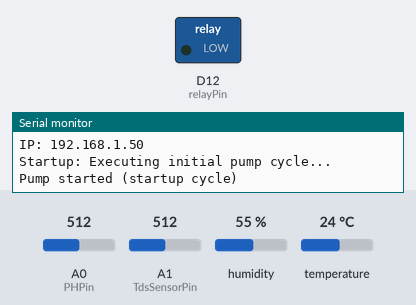
A sketch run on a simulated Arduino Uno R4 WiFi. Shown: switched loads named in the sketch (green lamp = pin HIGH), the last lines printed to the serial monitor. The test bench sets the inputs (shaded band); at power-on: A0 (PHPin) = 512, A1 (TdsSensorPin) = 512, humidity 55 %, temperature 24 °C. WiFi joins after 1.5 s; servers stay silent unless stated; web services answer with replies made up by the test bench.

Above: at 2.6 s.
At 63.0 s:
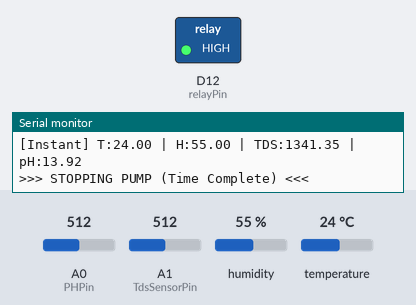
Timing chart, 0 to 64.5 s (numbered marks = the images above):
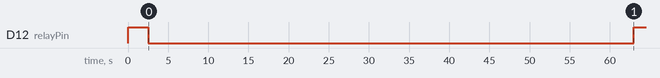

The sketch:

Merge_fix_code.ino
```cpp
#include <EEPROM.h>
#include "GravityTDS.h"
#include <DHT.h>
#include <WiFiS3.h>

// --- ⚙️ PIN & SENSOR CONFIG ---
#define DHTPIN 2
#define DHTTYPE DHT22

#define PHPin A0
#define TdsSensorPin A1
#define relayPin 12

// --- 🔧 RELAY CONFIGURATION ---
#define RELAY_ON  LOW
#define RELAY_OFF HIGH

// --- 📶 CREDENTIALS ---
const char* ssid = "x";
const char* password = "y";

// ThingSpeak credentials
const char* serverHost = "api.thingspeak.com";
const char* apiKey = "z";

WiFiClient client;
DHT dht(DHTPIN, DHTTYPE);
GravityTDS gravityTds;

// --- 🧪 SENSOR VARIABLES ---
const int ph_Pin = PHPin;
float pHValue = 0;
float PH_step;
int nilai_analog_PH;
double TeganganPh;
float PH4 = 3.69;
float PH7 = 3.33;

// --- 📡 CONNECTION CONTROL ---
const unsigned long WIFI_CONNECT_TIMEOUT_MS = 15000;
const unsigned long WIFI_RETRY_INTERVAL_MS  = 30000;
unsigned long lastConnectAttempt = 0;

// --- 💦 PUMP & RELAY CONTROL ---
const unsigned long wateringInterval = 3600000;  // 1 hour
const unsigned long PUMP_RUN_DURATION = 60000;   // 60 seconds
const float TEMP_THRESHOLD = 35.0;               // 35°C

// 🆕 LIMITER / COOLDOWN
const unsigned long THERMAL_COOLDOWN = 1800000;  // 30 minutes

// State Variables
unsigned long lastWateredTime = 0;
unsigned long pumpStartTime = 0;
bool pumpRunning = false;

// --- ☁️ THINGSPEAK UPLOAD CONTROL ---
unsigned long lastUploadTime = 0;
const unsigned long uploadInterval = 3600000;    // 60 min

// --- 📊 SENSOR READING STRUCT ---
struct SensorReading {
  float temperature;
  float humidity;
  float tds;
  float ph;
};

// --- 🛠 HELPER FUNCTIONS ---
const char* wifiStatusToString(int s) {
  switch (s) {
    case WL_IDLE_STATUS: return "WL_IDLE_STATUS";
    case WL_NO_SSID_AVAIL: return "WL_NO_SSID_AVAIL";
    case WL_SCAN_COMPLETED: return "WL_SCAN_COMPLETED";
    case WL_CONNECTED: return "WL_CONNECTED";
    case WL_CONNECT_FAILED: return "WL_CONNECT_FAILED";
    case WL_CONNECTION_LOST: return "WL_CONNECTION_LOST";
    case WL_DISCONNECTED: return "WL_DISCONNECTED";
    default: return "UNKNOWN_STATUS";
  }
}

void flushResponse() {
  unsigned long timeout = millis();
  while (client.connected() && !client.available()) {
    if (millis() - timeout > 2000) break;
  }
  while (client.available()) {
    client.read();
  }
}

void sendPumpStatus(int state) {
  if (WiFi.status() == WL_CONNECTED) {
    if (client.connect(serverHost, 80)) {
      String getData = "GET /update?api_key=";
      getData += apiKey;
      getData += "&field5=" + String(state);
      getData += " HTTP/1.1\r\nHost: ";
      getData += serverHost;
      getData += "\r\nConnection: close\r\n\r\n";
      client.print(getData);
      flushResponse();
      Serial.print(">> Pump Status ("); Serial.print(state); Serial.println(") sent & Socket cleared.");
    } else {
      Serial.println(">> Connection failed while sending Pump Status.");
    }
    client.stop();
  }
}

void printPumpCountdown(unsigned long currentRuntime) {
  static unsigned long lastPrint = 0;
  if (millis() - lastPrint >= 30000) {
    unsigned long remainingSeconds = (PUMP_RUN_DURATION - currentRuntime) / 1000;
    Serial.print("   [Status] Pump is running... ");
    Serial.print(remainingSeconds);
    Serial.println("s remaining.");
    lastPrint = millis();
  }
}

// --- 📊 UNIFIED SENSOR READING FUNCTION ---
SensorReading readSensors() {
  SensorReading reading;
  reading.temperature = dht.readTemperature();
  reading.humidity = dht.readHumidity();
  gravityTds.setTemperature(reading.temperature);
  gravityTds.update();
  reading.tds = gravityTds.getTdsValue();
  int adc = analogRead(ph_Pin);
  float voltage = 5.0 / 1024.0 * adc;
  reading.ph = (7.00 + ((PH7 - voltage) / PH_step));
  return reading;
}

// --- 🧠 CORE PUMP LOGIC ---
void managePumpLoop() {
  unsigned long currentMillis = millis();
  if (!pumpRunning) {
    if (currentMillis - lastWateredTime < THERMAL_COOLDOWN) return;

    float temperature = dht.readTemperature();
    if (isnan(temperature)) return;

    bool isTooHot       = (temperature > TEMP_THRESHOLD);
    bool isScheduleTime = (currentMillis - lastWateredTime >= wateringInterval);

    if (isTooHot || isScheduleTime) {
      Serial.println(">>> STARTING PUMP <<<");
      digitalWrite(relayPin, RELAY_ON);
      pumpRunning = true;
      pumpStartTime = currentMillis;
      lastWateredTime = currentMillis;
      sendPumpStatus(1);
    }
  }
  else {
    unsigned long runtime = currentMillis - pumpStartTime;
    if (runtime >= PUMP_RUN_DURATION) {
      Serial.println(">>> STOPPING PUMP (Time Complete) <<<");
      digitalWrite(relayPin, RELAY_OFF);
      pumpRunning = false;
      sendPumpStatus(0);
      lastUploadTime = millis();
    }
    else {
      printPumpCountdown(runtime);
    }
  }
}

void attemptConnectWiFi() {
  Serial.print("Connecting to WiFi '"); Serial.print(ssid); Serial.print("' ");
  WiFi.begin(ssid, password);
  unsigned long start = millis();
  while (WiFi.status() != WL_CONNECTED && (millis() - start) < WIFI_CONNECT_TIMEOUT_MS) {
    delay(500); Serial.print(".");
  }
  Serial.println();
  if (WiFi.status() == WL_CONNECTED) {
    Serial.println("Connected to WiFi!");
    Serial.print("IP: "); Serial.println(WiFi.localIP());
  } else {
    Serial.println("Failed to connect. Will retry later.");
    lastConnectAttempt = millis();
  }
}

void setup() {
  Serial.begin(9600);
  while (!Serial) { ; }
  Serial.println("\nSystem Startup...");

  dht.begin();
  PH_step = (PH4 - PH7) / 3.0;
  gravityTds.setPin(TdsSensorPin);
  gravityTds.setAref(5.0);
  gravityTds.setAdcRange(1024);
  gravityTds.begin();

  pinMode(relayPin, OUTPUT);
  digitalWrite(relayPin, RELAY_OFF);

  attemptConnectWiFi();
  delay(1000);

  Serial.println("Startup: Executing initial pump cycle...");
  digitalWrite(relayPin, RELAY_ON);
  pumpRunning = true;
  pumpStartTime = millis();
  lastWateredTime = millis();
  Serial.println("Pump started (startup cycle)");
  sendPumpStatus(1);
}

void loop() {

  if (WiFi.status() != WL_CONNECTED) {
    if (millis() - lastConnectAttempt >= WIFI_RETRY_INTERVAL_MS) {
      attemptConnectWiFi();
    }
  }

  managePumpLoop();

  // --- INSTANT READINGS (Serial Monitor Only) ---
  SensorReading instantReading = readSensors();
  Serial.print("[Instant] T:"); Serial.print(instantReading.temperature);
  Serial.print(" | H:"); Serial.print(instantReading.humidity);
  Serial.print(" | TDS:"); Serial.print(instantReading.tds);
  Serial.print(" | pH:"); Serial.println(instantReading.ph);

  // --- 📡 UPLOAD LOGIC (BURST SAMPLING) ---
  unsigned long currentMillis = millis();
  if (currentMillis - lastUploadTime >= uploadInterval && !pumpRunning) {
    if (WiFi.status() == WL_CONNECTED) {
      Serial.println("\n--- STARTING BURST SAMPLING FOR UPLOAD ---");

      float totalTemp = 0;
      float totalHum = 0;
      float totalPh = 0;
      float totalTds = 0;
      int samples = 5;

      // ⏱️ BURST LOOP: Gather 5 samples, 2 seconds apart
      for (int i = 0; i < samples; i++) {
        Serial.print("Gathering sample "); Serial.print(i + 1); Serial.print("/"); Serial.println(samples);

        // 1. Wait 2 seconds (but keep updating TDS sensor during wait)
        unsigned long startWait = millis();
        while(millis() - startWait < 2000) {
          gravityTds.update();
        }

        // 2. Read Sensors using unified function
        SensorReading reading = readSensors();

        // 3. Print sample values
        Serial.print("  T:"); Serial.print(reading.temperature);
        Serial.print(" | H:"); Serial.print(reading.humidity);
        Serial.print(" | TDS:"); Serial.print(reading.tds);
        Serial.print(" | pH:"); Serial.println(reading.ph);

        // 4. Accumulate readings
        totalTemp += reading.temperature;
        totalHum += reading.humidity;
        totalTds += reading.tds;
        totalPh += reading.ph;
      }

      // ➗ CALCULATE AVERAGES
      float avgTemp = totalTemp / samples;
      float avgHum  = totalHum / samples;
      float avgTds  = totalTds / samples;
      float avgPh   = totalPh / samples;

      Serial.println(">> Averages Calculated:");
      Serial.print("   Avg Temp: "); Serial.println(avgTemp);
      Serial.print("   Avg TDS: "); Serial.println(avgTds);
      Serial.print("   Avg pH: "); Serial.println(avgPh);

      // 📤 UPLOAD
      Serial.println("Attempting ThingSpeak SENSOR upload...");
      if (client.connect(serverHost, 80)) {

        String getData = "GET /update?api_key=";
        getData += apiKey;
        getData += "&field1=" + String(avgTemp);
        getData += "&field2=" + String(avgHum);
        getData += "&field3=" + String(avgTds);
        getData += "&field4=" + String(avgPh, 2);
        getData += " HTTP/1.1\r\nHost: ";
        getData += serverHost;
        getData += "\r\nConnection: close\r\n\r\n";

        client.print(getData);
        flushResponse();
        Serial.println("Sensor Data sent & Socket cleared!");
      }
      client.stop();

      lastUploadTime = millis();
    }
  }

  // Short delay for the loop
  delay(1000);
}
```

Measured:
- by itself, D12 (relayPin): HIGH → LOW at 2.5 s, → HIGH 60.5 s later
